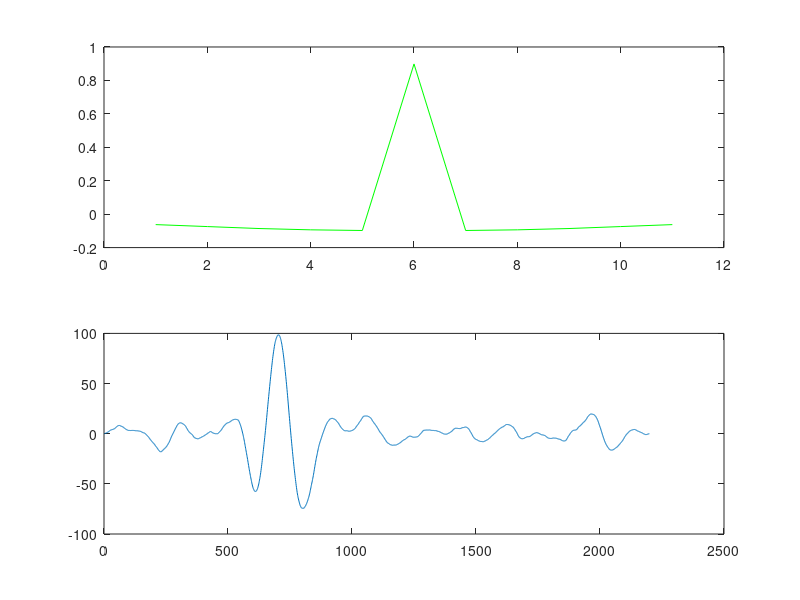

Here is the MATLAB script that generated this plot: (Note: this script raises an error after producing the figure.)
%% LABOS 3
% Zadatak 2.3

% impulsni odzivi
h1 = [-16, -19, -22, -24, -25, 230, -25, -24, -22, -19, -16];
h1 = h1 / 256;

h2 = [16, 19, 22, 24, 25, 26, 25, 24, 22, 19, 16];
h2 = h2 / 256;

subplot(2,1,1), plot(h1, 'g');
subplot(2,1,2), plot(h2, 'r');

% generiranje suma
n1 = rand(11,1);
n2 = randn(11,1);

%% USREDNJENI PERIODOGRAM H1*N1
N = 11;
H1 = fft(h1, N);
N1 = fft(n1, N);

X1 = H1' .* N1;

% snaga
for i=1:N
    tmp1 = fft(X1(i));
    tmp2 = abs(tmp1);
    Pxx1(i) = 1/i * tmp2 * tmp2;
end

% procjena spektralna gustoca snage
Sxx1 = zeros(N,1);
for i=1:N
    Sxx1(i) = Sxx1(i) + Pxx1(i);
end

plot(Sxx1);

%% USREDNJENI PERIODOGRAM H1*N2
N = 11;
H1 = fft(h1, N);
N2 = fft(n2, N);

X2 = H1' .* N2;

% snaga
for i=1:N
    tmp1 = fft(X2(i));
    tmp2 = abs(tmp1);
    Pxx2(i) = 1/i * tmp2 * tmp2;
end

% procjena spektralna gustoca snage
Sxx2 = zeros(N,1);
for i=1:N
    Sxx2(i) = Sxx2(i) + Pxx2(i);
end

plot(Sxx2);

%% USREDNJENI PERIODOGRAM H2*N1
N = 11;
H2 = fft(h2, N);
N1 = fft(n1, N);

X3 = H2' .* N1;

% snaga
for i=1:N
    tmp1 = fft(X3(i));
    tmp2 = abs(tmp1);
    Pxx3(i) = 1/i * tmp2 * tmp2;
end

% procjena spektralna gustoca snage
Sxx3 = zeros(N,1);
for i=1:N
    Sxx3(i) = Sxx3(i) + Pxx3(i);
end

plot(Sxx3);

%% USREDNJENI PERIODOGRAM H2*N2
N = 11;
H2 = fft(h2, N);
N2 = fft(n2, N);

X4 = H2' .* N2;

% snaga
for i=1:N
    tmp1 = fft(X4(i));
    tmp2 = abs(tmp1);
    Pxx4(i) = 1/i * tmp2 * tmp2;
end

% procjena spektralna gustoca snage
Sxx4 = zeros(N,1);
for i=1:N
    Sxx4(i) = Sxx4(i) + Pxx4(i);
end

plot(Sxx4);

%% Zadatak 3.3
% signal
M = 200;
for i=1:M
    x(i) = sin(pi*i/100);
end

h = -x;

% prilagodeni filtar
Rhh = xcorr(h);
plot(Rhh); title('Autokorelacijska funkcija');

% gaussov bijeli sum
n = randn(2000,1);
N = fft(n,M);

% sum + signal
xn = n;

for i=501:700
    xn(i) = xn(i) + x(i-500);
end

% filtriranje signala
y = conv(h, xn);
plot(y);

%% Zadatak 3.5

% import glasova
[x1, fs1, nbits1]=wavread('a05.wav');
[x2, fs2, nbits2]=wavread('u05.wav');

% skracivanje glasova
a = x1(1:2000);
u = x2(1:2000);

    % generiranje gaussovog bijelog suma
N = 1 + 2.*randn(20000,1);

x = N

for i=1:2000
    x(i+2000) = x(i+2000) + a(i);
end
for i=1:2000
    x(i+10000) = x(i+10000) + u(i);
end

subplot(3,1,1), plot(a);
subplot(3,1,2), plot(u);
subplot(3,1,3), plot(x);

% za posluhnuti...
soundsc(x,fs1);

%% Zadatak 3.6

% impulsni odzivi glasova
ha = -a;
Rha = xcorr(ha);

hu = -u;
Rhu = xcorr(hu);

figure
subplot(2,1,1), plot(Rha);
title('Autokorelacija');
subplot(2,1,2), plot(Rhu);

% kroskorelacija
Rau = xcorr(a, -u);
Rua = xcorr(-a, u);

figure
subplot(2,1,1), plot(Rau);
title('Kroskorelacija');
subplot(2,1,2), plot(Rua);

%% Zadatak 3.7

[x1, fs1, nbits1]=wavread('a05.wav');
[x2, fs2, nbits2]=wavread('u05.wav');

% skracivanje glasova
a = x1(1:2000);
u = x2(1:2000);

    % generiranje gaussovog bijelog suma
N = 1 + 2.*randn(20000,1);
x = N
for i=1:2000
    x(i+2000) = x(i+2000) + a(i);
end
for i=1:2000
    x(i+10000) = x(i+10000) + u(i);
end

aa = conv(x,-a);
figure
subplot(3,1,1), plot(a);
subplot(3,1,2), plot(x);
subplot(3,1,3), plot(aa);

uu = conv(x,-u);
figure
subplot(3,1,1), plot(u);
subplot(3,1,2), plot(x);
subplot(3,1,3), plot(uu);

figure
subplot(2,1,1), plot(aa);
subplot(2,1,2), plot(uu);

%% Zadatak 4.11

% signal
h1 = [-16, -19, -22, -24, -25, 230, -25, -24, -22, -19, -16];
h1 = h1 / 256;

% obojeni sum nn
for i=1:12
    n = randn(8001 + 22, 1);
    pom = conv(n, h1');
    pom = wkeep(pom, 8001);
    % obojeni sum
    nn(:,i) = pom;
end

%% Zadatak 4.12

N = 12;

for i=1:N
    pom_a = sprintf('a%02d.wav',i);
    pom_u = sprintf('u%02d.wav',i);
    
    [ya, fsa, nbitsa] = wavread(pom_a);
    [yu, fsa, nbitsa] = wavread(pom_u);
    
    A(:,i) = ya;
    U(:,i) = yu;

    yya = wkeep(ya, 8001);
    yyu = wkeep(yu, 8001);
    
    out_a(:,i) = yya + 50*nn(:,i);
    out_u(:,i) = yyu + 50*nn(:,i);
end

%% Zadatak 4.13

% spektar procesa A i U preko autokorelacijske funkcije

Ra = akf_sa(A);
Ru = akf_sa(U, 12000);

Sa = sgs(Ra);
Su = sgs(Ru);













